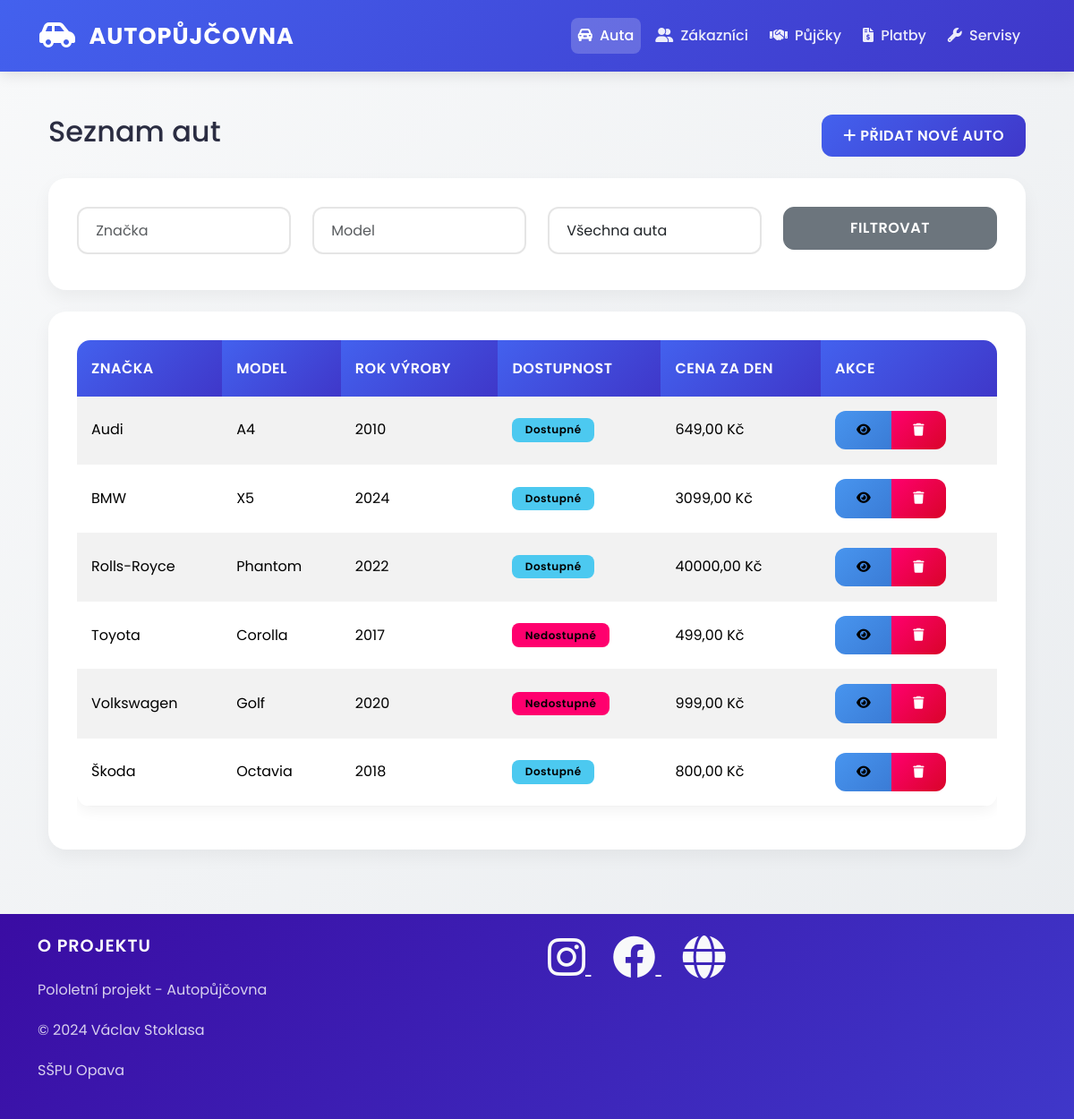
The page /auta/ on the database its author committed.
### auto/models.py (models this page shows, shortened)
class Auto(models.Model):
    znacka = models.CharField(max_length=45,verbose_name="Značka auta",help_text="Zadejte značku auta")
    model = models.CharField(max_length=45,verbose_name="Model dané značky auta")
    rok_vyroby = models.PositiveIntegerField(blank=True, null=True, validators=[MinValueValidator(1900), MaxValueValidator(2025)],verbose_name='Rok vydání', help_text='Zadejte rok vydání (1900 - 2025)')
    dostupnost = models.BooleanField()
    cena_za_den = models.DecimalField(max_digits=10, decimal_places=2)
    class Meta:
        verbose_name = "Auto"
        verbose_name_plural = "Auta"

### auto/views.py (the view)
# urls.py: path('auta/', views.seznam_aut, name='seznam_aut'),
def seznam_aut(request):
    auta = Auto.objects.all()
    znacka = request.GET.get('znacka')
    if znacka:
        auta = auta.filter(znacka__icontains=znacka)
    model = request.GET.get('model')
    if model:
        auta = auta.filter(model__icontains=model)
    dostupnost = request.GET.get('dostupnost')
    if dostupnost:
        auta = auta.filter(dostupnost=dostupnost == '1')
    context = {
        'nadpis': 'Seznam aut',
        'auta': auta.order_by('znacka', 'model')
    }
    return render(request, 'auta/auta_seznam.html', context)

### auto/templates/auta/auta_seznam.html (shortened to what this page needs)
{% extends "base.html" %}
{% block content %}
<div class="container">
    <div class="row mb-4">
        <div class="col-md-8">
            <h2>{{ nadpis }}</h2>
        </div>
        <div class="col-md-4 text-end">
            <a href="{% url 'pridat_auto' %}" class="btn btn-primary">
                <i class="fas fa-plus"></i> Přidat nové auto
            </a>
        </div>
    </div>
    <div class="card mb-4">
        <div class="card-body">
            <form method="get" class="row">
                <div class="col-md-3 mb-2">
                    <input type="text" name="znacka" class="form-control" placeholder="Značka" value="{{ request.GET.znacka }}">
                </div>
                <div class="col-md-3 mb-2">
                    <input type="text" name="model" class="form-control" placeholder="Model" value="{{ request.GET.model }}">
                </div>
                <div class="col-md-3 mb-2">
                    <select name="dostupnost" class="form-control">
                        <option value="">Všechna auta</option>
                    </select>
                </div>
                <div class="col-md-3 mb-2">
                    <button type="submit" class="btn btn-secondary w-100">Filtrovat</button>
                </div>
            </form>
        </div>
    </div>
    <div class="card">
        <div class="card-body">
            <div class="table-responsive">
                <table class="table table-striped">
                    <thead>
                        <tr>
                            <th>Značka</th>
                            <th>Model</th>
                            <th>Rok výroby</th>
                            <th>Dostupnost</th>
                            <th>Cena za den</th>
                            <th>Akce</th>
                        </tr>
                    </thead>
                    <tbody>
                        {% for auto in auta %}
                        <tr>
                            <td>{{ auto.znacka }}</td>
                            <td>{{ auto.model }}</td>
                            <td>{{ auto.rok_vyroby }}</td>
                            <td>
                                {% if auto.dostupnost %}
                                <span class="badge bg-success">Dostupné</span>
                                {% else %}
                                <span class="badge bg-danger">Nedostupné</span>
                                {% endif %}
                            </td>
                            <td>{{ auto.cena_za_den }} Kč</td>
                            <td>
                                <div class="btn-group">
                                    <a href="{% url 'detail_auta' auto.pk %}" class="btn btn-sm btn-info">
                                        <i class="fas fa-eye"></i>
                                    </a>
                                    <button type="button" class="btn btn-sm btn-danger" data-bs-toggle="modal" data-bs-target="#smazatAuto{{ auto.pk }}">
                                        <i class="fas fa-trash"></i>
                                    </button>
                                </div>
                            </td>
                        </tr>
                        {% empty %}
                        <tr>
                            <td colspan="6" class="text-center">Žádná auta nebyla nalezena</td>
                        </tr>
                        {% endfor %}
                    </tbody>
                </table>
            </div>
        </div>
    </div>
</div>
{% endblock %}

### static/css/style.css (style rules this page uses)
:root { --primary-color: #4361ee; --secondary-color: #3f37c9; --success-color: #4cc9f0; --info-color: #4895ef; --warning-color: #f72585; --danger-color: #ff006e; --dark-color: #3a0ca3; --light-color: #f8f9fa; --gray-color: #b5b5b5; }
body { font-family: 'Poppins', sans-serif; background: linear-gradient(135deg, #f8f9fa 0%, #e9ecef 100%); color: #2b2d42; min-height: 100vh; }
.card { border: none; border-radius: 20px; box-shadow: 0 8px 20px rgba(0, 0, 0, 0.05); transition: all 0.3s ease; background: white; overflow: hidden; }
.card-body { padding: 2rem; }
.btn { border-radius: 12px; padding: 0.7rem 1.5rem; font-weight: 600; text-transform: uppercase; letter-spacing: 0.5px; transition: all 0.3s ease; position: relative; overflow: hidden; }
.btn::after { content: ''; position: absolute; top: 0; left: 0; width: 100%; height: 100%; background: linear-gradient(rgba(255,255,255,0.2), transparent); opacity: 0; transition: opacity 0.3s ease; }
.btn-primary { background: linear-gradient(135deg, var(--primary-color) 0%, var(--secondary-color) 100%); border: none; }
.btn-info { background: linear-gradient(135deg, var(--info-color) 0%, #3a7bd5 100%); border: none; }
.btn-danger { background: linear-gradient(135deg, var(--danger-color) 0%, #d90429 100%); border: none; }
.table { background: white; border-radius: 15px; overflow: hidden; box-shadow: 0 5px 15px rgba(0, 0, 0, 0.05); }
.table thead th { background: linear-gradient(135deg, var(--primary-color) 0%, var(--secondary-color) 100%); color: white; font-weight: 600; text-transform: uppercase; letter-spacing: 0.5px; padding: 1.2rem 1rem; border: none; }
.table tbody td { padding: 1rem; vertical-align: middle; border-bottom: 1px solid rgba(0, 0, 0, 0.05); }
.table-striped tbody tr:nth-of-type(odd) { background-color: rgba(67, 97, 238, 0.05); }
.badge { padding: 0.6em 1.2em; border-radius: 8px; font-weight: 600; letter-spacing: 0.5px; }
.badge.badge-success, .badge.bg-success { background: var(--success-color) !important; color: #000 !important; }
.badge.badge-danger, .badge.bg-danger { background: var(--danger-color) !important; color: #000 !important; }
.form-control { border-radius: 12px; border: 2px solid rgba(0, 0, 0, 0.1); padding: 0.8rem 1.2rem; font-size: 1rem; transition: all 0.3s ease; }

### rows shown on the page
Auto: znacka "Audi", model "A4", rok_vyroby "2010", dostupnost "Dostupné", cena_za_den "649,00"
Auto: znacka "BMW", model "X5", rok_vyroby "2024", dostupnost "Dostupné", cena_za_den "3099,00"
Auto: znacka "Rolls-Royce", model "Phantom", rok_vyroby "2022", dostupnost "Dostupné", cena_za_den "40000,00"
Auto: znacka "Toyota", model "Corolla", rok_vyroby "2017", dostupnost "Nedostupné", cena_za_den "499,00"
Auto: znacka "Volkswagen", model "Golf", rok_vyroby "2020", dostupnost "Nedostupné", cena_za_den "999,00"
Auto: znacka "Škoda", model "Octavia", rok_vyroby "2018", dostupnost "Dostupné", cena_za_den "800,00"

### other values the page prints
{{ nadpis }} "Seznam aut"
